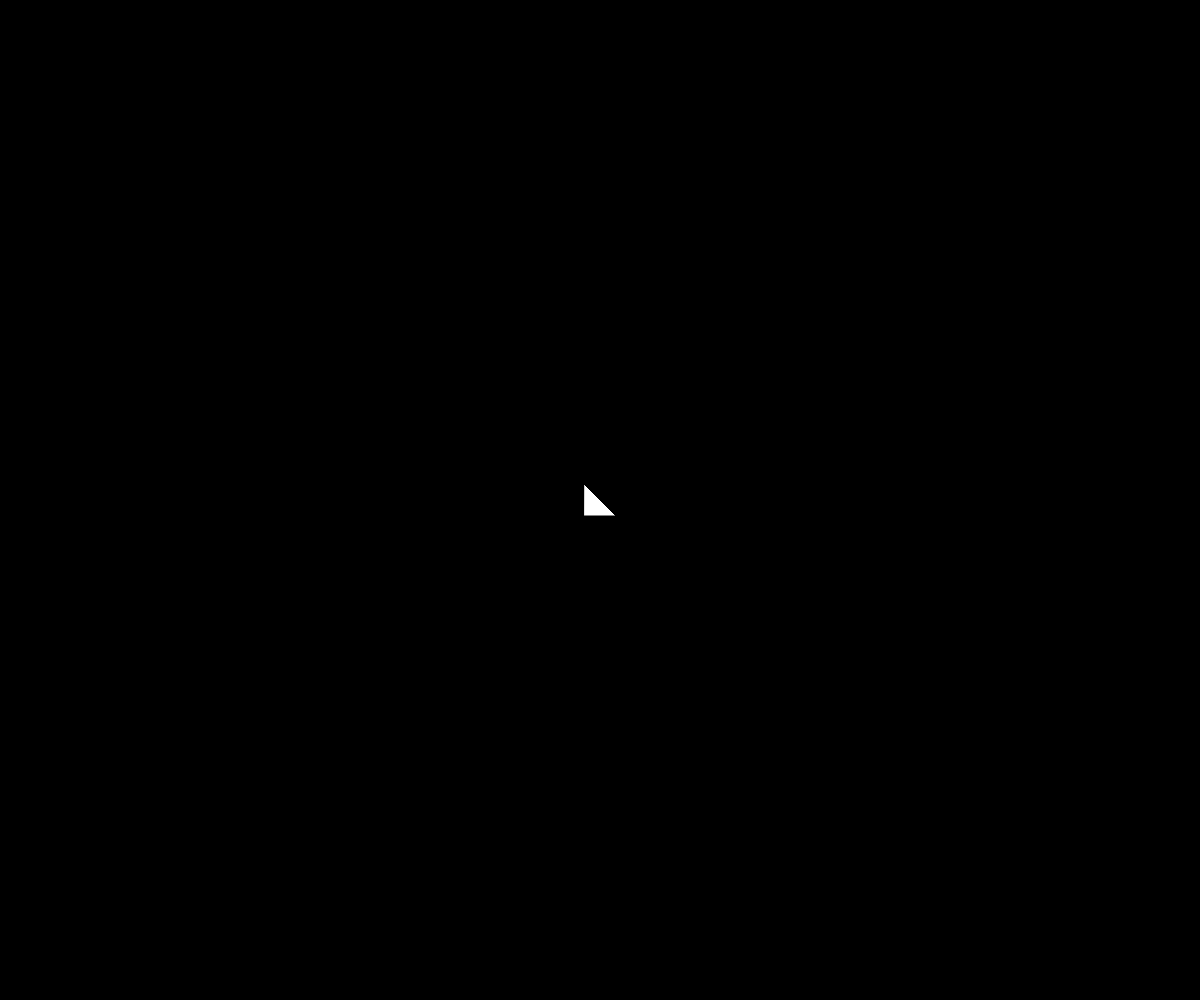
Frame 1 (no input)
Frame 2 (the mouse pressed at the canvas centre, redrawn once): identical to frame 1, image omitted

The p5.js sketch that drew this single still picture (run headless with seeded random() and noise() and a simulated clock; the mouse was pressed at the canvas centre and the sketch redrawn once):

// p5.js sketch
// ── sketch.js
"use strict";
//==========
// p5.js

const d = 16;

function setup(){
	createCanvas(windowWidth, windowHeight);
	noLoop();
}

function draw(){

	background(0);
	angleMode(DEGREES);

	let pX = width / 2;
	let pY = height / 2;

	push();
	translate(pX, pY);
	drawTriangle(0, 90);
	pop();
}

function drawTriangle(from, to){

	if((from==0&&to==90)||(from==270&&to==180)){
		triangle(-d,-d,d,d,-d,d);
	}
}
